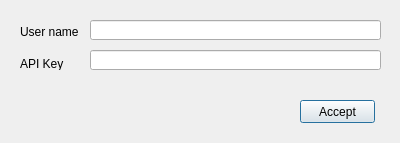
<?xml version="1.0" encoding="UTF-8"?>
<ui version="4.0">
 <class>Dialog</class>
 <widget class="QDialog" name="Dialog">
  <property name="geometry">
   <rect>
    <x>0</x>
    <y>0</y>
    <width>400</width>
    <height>143</height>
   </rect>
  </property>
  <property name="windowTitle">
   <string>Dialog</string>
  </property>
  <widget class="QLabel" name="lblUser">
   <property name="geometry">
    <rect>
     <x>20</x>
     <y>24</y>
     <width>61</width>
     <height>16</height>
    </rect>
   </property>
   <property name="text">
    <string>User name</string>
   </property>
  </widget>
  <widget class="QLabel" name="lblApikey">
   <property name="geometry">
    <rect>
     <x>20</x>
     <y>57</y>
     <width>47</width>
     <height>13</height>
    </rect>
   </property>
   <property name="text">
    <string>API Key</string>
   </property>
  </widget>
  <widget class="QLineEdit" name="txtUser">
   <property name="geometry">
    <rect>
     <x>90</x>
     <y>20</y>
     <width>291</width>
     <height>20</height>
    </rect>
   </property>
  </widget>
  <widget class="QLineEdit" name="txtApikey">
   <property name="geometry">
    <rect>
     <x>90</x>
     <y>50</y>
     <width>291</width>
     <height>20</height>
    </rect>
   </property>
  </widget>
  <widget class="QPushButton" name="btnOk">
   <property name="geometry">
    <rect>
     <x>300</x>
     <y>100</y>
     <width>75</width>
     <height>23</height>
    </rect>
   </property>
   <property name="text">
    <string>Accept</string>
   </property>
  </widget>
 </widget>
 <resources/>
 <connections/>
</ui>
